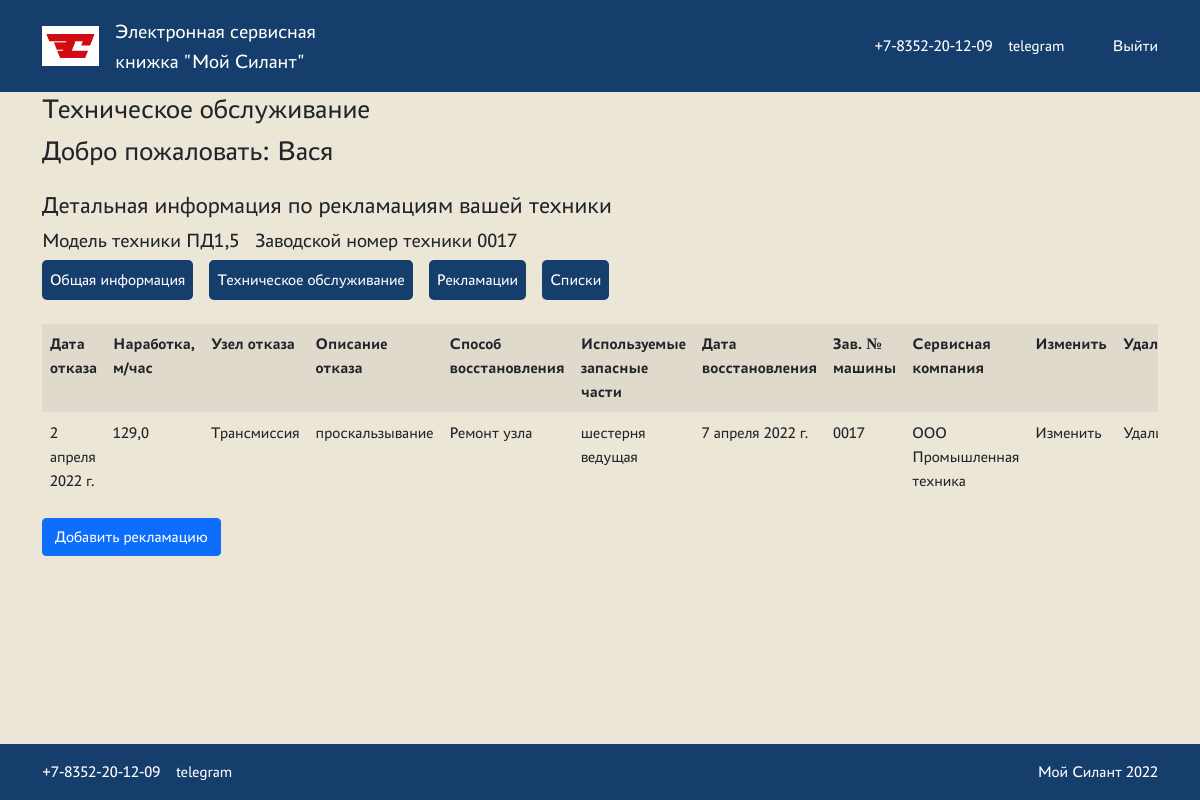
/claimlist/1/ (signed in), run on the app's committed database.
### src/models.py (models this page shows, shortened)
class Machine(models.Model):
    machine_serial_number = models.TextField(unique=True, verbose_name="Зав. № машины")
    machine_model = models.ForeignKey(MachineModel, verbose_name="Модель техники", on_delete=models.CASCADE)
    engine_model = models.ForeignKey(EngineModel, verbose_name="Модель двигателя", on_delete=models.CASCADE)
    engine_serial_number = models.TextField(verbose_name="Зав. № двигателя")
    transmission_model = models.ForeignKey(TransmissionModel, verbose_name="Модель трансмиссии", on_delete=models.CASCADE)
    transmission_serial_number = models.TextField(verbose_name="Зав. № трансмиссии")
    driving_axle_model = models.ForeignKey(DrivingAxleModel, verbose_name="Модель ведущего моста", on_delete=models.CASCADE)
    driving_axle_serial_number = models.TextField(verbose_name="Зав. № ведущего моста")
    steering_axle_model = models.ForeignKey(SteeringAxleModel, verbose_name="Модель управляемого моста", on_delete=models.CASCADE)
    steering_axle_serial_number = models.TextField(verbose_name="Зав. № управляемого моста")
    contract = models.TextField(verbose_name="Договор поставки №, дата")
    from_factory_shipment_date = models.DateField(verbose_name="Дата отгрузки с завода")
    consignee = models.TextField(verbose_name="Грузополучатель (конечный потребитель)")
    delivery_address = models.TextField(verbose_name="Адрес поставки (эксплуатации)")
    additional_options = models.TextField(verbose_name="Комплектация (доп. опции)")
    client = models.TextField(verbose_name="Клиент")
    service_company = models.ForeignKey(ServiceCompany, verbose_name="Сервисная компания", on_delete=models.CASCADE)
    def __str__(self):
        return self.machine_serial_number
    class Meta:
        verbose_name = "Машина"
        ordering = ["-from_factory_shipment_date"]

class MachineModel(models.Model):
    name = models.TextField(verbose_name="Модель техники")
    description = models.TextField(blank=True, verbose_name="Описание")
    def __str__(self):
        return self.name
    class Meta:
        verbose_name = "Модель техники"

class Claim(models.Model):
    failure_date = models.DateField(verbose_name="Дата отказа")
    operating_time = models.FloatField(verbose_name="Наработка, м/час")
    breakdown_unit = models.ForeignKey(BreakdownUnit, verbose_name="Узел отказа", on_delete=models.CASCADE)
    failure_description = models.TextField(verbose_name="Описание отказа")
    recover_method = models.ForeignKey(RecoverMethod, verbose_name="Способ восстановления", on_delete=models.CASCADE)
    used_parts = models.TextField(verbose_name="Используемые запасные части", null=True, blank=True)
    recover_date = models.DateField(verbose_name="Дата восстановления")
    machine = models.ForeignKey(Machine, verbose_name="Зав. № машины", on_delete=models.CASCADE)
    service_company = models.ForeignKey(ServiceCompany, verbose_name="Сервисная компания", on_delete=models.CASCADE)
    class Meta:
        verbose_name = "Рекламации"
        ordering = ["-failure_date"]

class BreakdownUnit(models.Model):
    name = models.TextField(verbose_name="Узел отказа")
    description = models.TextField(verbose_name="Описание")
    def __str__(self):
        return self.name
    class Meta:
        verbose_name = "Узел отказа"

class RecoverMethod(models.Model):
    name = models.TextField(verbose_name="Способ восстановления")
    description = models.TextField(verbose_name="Описание")
    def __str__(self):
        return self.name
    class Meta:
        verbose_name = "Способ восстановления"

class ServiceCompany(models.Model):
    name = models.TextField(verbose_name="Название сервисной компании")
    description = models.TextField(blank=True, verbose_name="Описание")
    def __str__(self):
        return self.name
    class Meta:
        verbose_name = "Сервисная компания"

### src/views.py (the view)
# urls.py: path("claimlist/<int:machine_id>/", machine_claim_list, name="claim_list"),
def machine_claim_list(request, machine_id):
    is_authenticated = request.user.groups.exists()
    manager = request.user.groups.filter(name="Менеджер")
    if not manager.exists():
        is_manager = "НЕ менеджер"
    else:
        is_manager = "Менеджер"
    if is_authenticated:
        claim_list = Claim.objects.filter(machine=machine_id)
        machine = Machine.objects.get(pk=machine_id)
        context = {"claim_list": claim_list,
                   "machine": machine,
                   "is_authenticated": is_authenticated,
                   "is_manager": is_manager
                   }
    else:
        claim_list = "Для этого действия требуется авторизация"
        context = {"claim_list": claim_list}
    return render(request, "./claim/machine_claims.html", context)

### templates/claim/machine_claims.html
<!DOCTYPE html>
{% extends 'default.html' %}
{% load static %}
{% block content %}
    <section class="claims">
        <h3 class="heading">Техническое обслуживание</h3>
        {% if is_authenticated %}
            <h3 class="heading">Добро пожаловать: {{ request.user.first_name }}</h3>
            <h4 class="search__description mt-4">
                Детальная информация по рекламациям вашей техники
            </h4>
            <nav class="btn-wrapper">
                <ul class="nav-btns">
                    <li>
                        <h5>Модель техники {{ machine.machine_model }}</h5>
                    </li>
                    <li>
                        <h5>Заводской номер техники {{ machine.machine_serial_number }}</h5>
                    </li>
                </ul>
            </nav>
            <nav class="btn-wrapper">
                <ul class="nav-btns">
                    <li class="nav-item">
                        <a href="{% url 'machine_detail' machine.pk %}">Общая информация</a>
                    </li>
                    <li class="nav-item">
                        <a href="{% url 'maintenance_detail' machine.pk %}">Техническое обслуживание</a>
                    </li>
                    <li class="nav-item">
                        <a href="{% url 'claim_list' machine.pk %}">Рекламации</a>
                    </li>
                    {% if is_manager == 'Менеджер' %}
                        <li class="nav-item">
                            <a href="/servicecompany/">Списки</a>
                        </li>
                    {% endif %}
                </ul>
            </nav>
            <div class="table-responsive mt-4">
            <table class="table table-striped">
                <tbody>
                <tr>
                    <th>Дата отказа</th>
                    <th>Наработка, м/час</th>
                    <th>Узел отказа</th>
                    <th>Описание отказа</th>
                    <th>Способ восстановления</th>
                    <th>Используемые запасные части</th>
                    <th>Дата восстановления</th>
                    <th>Зав. № машины</th>
                    <th>Сервисная компания</th>
                    <th>Изменить</th>
                    <th>Удалить</th>
                <tr>
                    {% for claim in claim_list %}
                        <td>{{ claim.failure_date }}</td>
                        <td>{{ claim.operating_time }}</td>
                        <td>{{ claim.breakdown_unit }}</td>
                        <td>{{ claim.failure_description }}</td>
                        <td>{{ claim.recover_method }}</td>
                        <td>{{ claim.used_parts }}</td>
                        <td>{{ claim.recover_date }}</td>
                        <td>{{ claim.machine }}</td>
                        <td>{{ claim.service_company }}</td>
                        <td><a href="{% url 'claim_update' claim.pk %}">Изменить</a></td>
                        <td><a href="{% url 'claim_delete' claim.pk %}">Удалить</a></td>
                        </tr>
                    {% endfor %}
                </tbody>
            </table>
            <div class="btn btn-primary">
                <a href="{% url 'claim_create' %}">Добавить рекламацию</a>
            </div>
        {% else %}
            <div class="search_result empty_result">Для этого действия требуется авторизация</div>
        {% endif %}
        </div>
    </section>
{% endblock content %}

### static/css/styles.css (style rules this page uses)
:root { --color-primary: #163E6C; --color-secondary: #EBE6D6; --color-danger: #D20A11; --color-text-primary: #FFFFFF; }
*, *:before, *:after { margin: 0; padding: 0; box-sizing: border-box; }
a { text-decoration: none; color: inherit; }
ul,li { list-style-type: none; margin: 0; padding: 0; }
body { font-family: "PT Astra Sans"; margin: 0; display: flex; flex-direction: column; min-height: 100vh; }
.nav-btns { display: flex; gap: 1rem; }
.nav-item { background-color: var(--color-primary); color: var(--color-text-primary); padding: 0.5rem; border-radius: 5px; }

### data on the page
Machine: machine_model "ПД1,5", machine_serial_number "0017"
Claim: failure_date "2 апреля 2022 г.", operating_time "129,0", breakdown_unit "Трансмиссия", failure_description "проскальзывание", recover_method "Ремонт узла", used_parts "шестерня ведущая", recover_date "7 апреля 2022 г.", machine "0017", service_company "ООО Промышленная техника"

### other printed values
{{ request.user.first_name }} "Вася"
